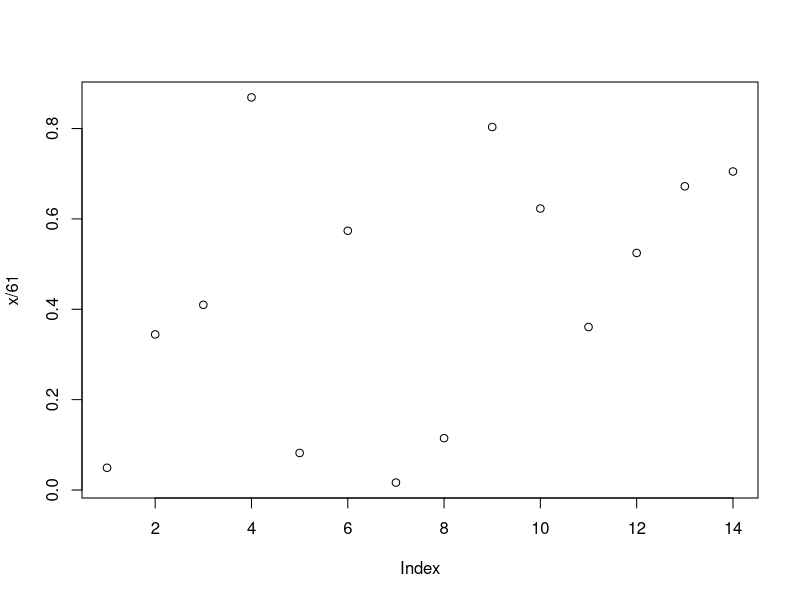
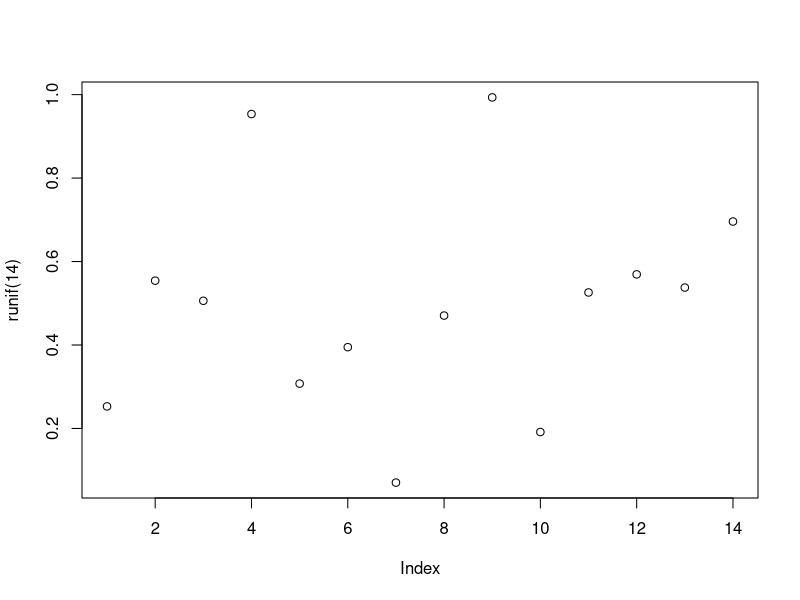
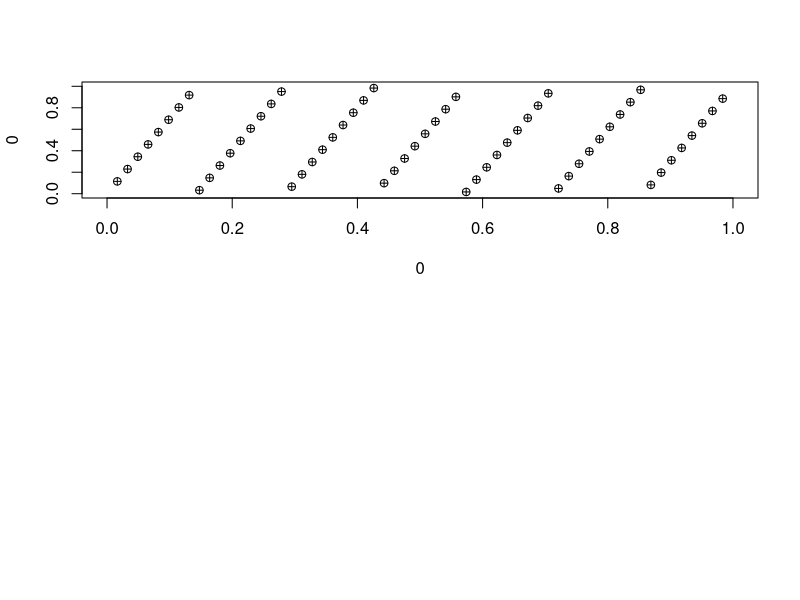

The R source for these figures, in order: (Note: this script raises an error after producing the figures.)
#### Simulation Chapter 25
# prime modulus multiplicative linear congruential generator

# with a, m and x0

x = numeric(14) # list must have length(mod) because generator is full period
x[1] = 3 # set as seed
for (i in 2:14) x[i] = (7 * x[i - 1]) %% 61
print(x)
# notice how the list went back to the seed

plot(x/61)
plot(runif(14))


par(mfrow = c(2,1))
x = numeric(60) # list must have length(mod) because generator is full period
x[1] = 3 # set as seed
for (i in 2:60) x[i] = (7 * x[i - 1]) %% 61
u = x/61
plot(0, 0, type = 'n', xlim = c(0,1), ylim = c(0,1))
for (i in 2:60) points(u[i - 1], u[i], pch = 10)
points(u[60], u[1], pch = 10) # plot for pairs of random numbers


u = runif(60)
plot(0, 0, type = 'n', xlim = c(0,1), ylim = c(0.1))
for (i in 2:60) points(u[i - 1], u[i], pch = 10)
points(u[60], u[1], pch = 10)
par(mfrow = c(1,1))


### Monte Carlo for alternating men and women in 5 chairs
nrep = 100000
count = 0
for (i in 1:nrep) {
  x = sample(5)
  if (x[1] * x[3] * x[5] == 15) count = count + 1
} # 15 is from the position of the odd numbers; odd = male
print(count/nrep)


### Monte Carlo simulating the probability of rolling a ten in 3 fair dice
nrep = 100000
count = 0
for (i in 1:nrep) {
  roll = sample(1:6, 3, replace = T)
  if (sum(roll) == 10) count = count + 1
}
print(count/nrep)


### Exercise 25.2
nrep = 100000
count = 0
for (i in 1:nrep){
  roll = sample(1:6, 6, replace = T) # 6 faces, 6 rolls. no replace
  if (roll == sample(c(1, 2, 3, 4, 5, 6))) count = count + 1
  print(roll)
}
print(count/nrep)
#print(roll) # check the rolls for verification


### Exercise 25.3
nrep = 100000
count = 0
for (i in 1:nrep) {
  x = sample(c(rep('x', 40), c(rep('y', 10))))
  if (x == c('x', 'y', 'x')) count = count + 1
  print(x)
}
print(count/nrep)